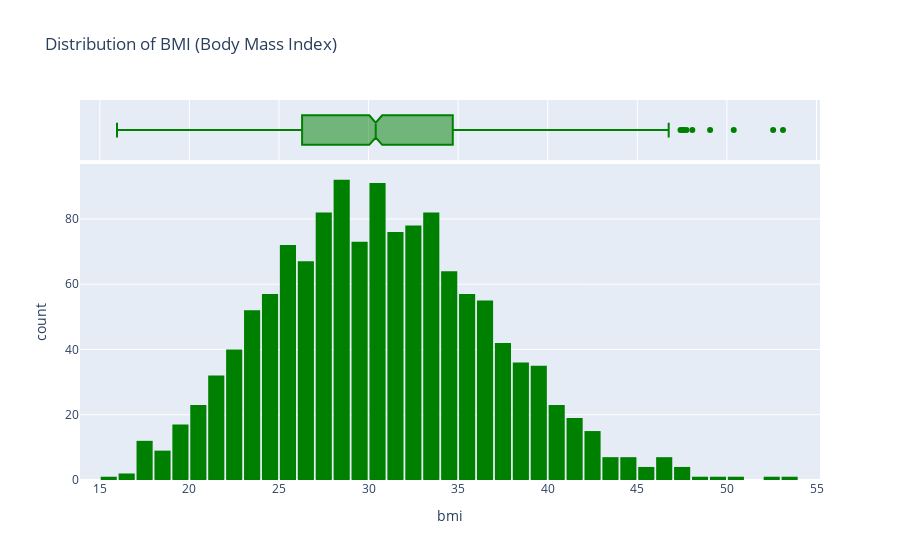

The notebook cell this image was saved under:
### Markdown cell above
### Body Mass Index

### Code cell
fig = px.histogram(df, 
                   x='bmi', 
                   marginal='box', 
                   color_discrete_sequence=['green'], 
                   title='Distribution of BMI (Body Mass Index)')
fig.update_layout(bargap=0.1)
fig.show()

### Figure 1 — Plotly figure (JSON) as saved in the notebook; plotly's stock layout.template omitted (floating-point values rounded to 4 significant figures; data arrays with more than 128 entries replaced by an {"elided": "..."} marker saying what was removed)
{"data": [{"alignmentgroup": "True", "bingroup": "x", "hovertemplate": "bmi=%{x}<br>count=%{y}<extra></extra>", "legendgroup": "", "marker": {"color": "green", "pattern": {"shape": ""}}, "name": "", "offsetgroup": "", "orientation": "v", "showlegend": false, "type": "histogram", "x": {"elided": "1338 float values"}, "xaxis": "x", "yaxis": "y"}, {"alignmentgroup": "True", "hovertemplate": "bmi=%{x}<extra></extra>", "legendgroup": "", "marker": {"color": "green"}, "name": "", "notched": true, "offsetgroup": "", "showlegend": false, "type": "box", "x": {"elided": "1338 float values"}, "xaxis": "x2", "yaxis": "y2"}], "layout": {"bargap": 0.1, "barmode": "relative", "legend": {"tracegroupgap": 0}, "title": {"text": "Distribution of BMI (Body Mass Index)"}, "xaxis": {"anchor": "y", "domain": [0, 1], "title": {"text": "bmi"}}, "xaxis2": {"anchor": "y2", "domain": [0, 1], "matches": "x", "showgrid": true, "showticklabels": false}, "yaxis": {"anchor": "x", "domain": [0, 0.8316], "title": {"text": "count"}}, "yaxis2": {"anchor": "x2", "domain": [0.8416, 1], "matches": "y2", "showgrid": false, "showline": false, "showticklabels": false, "ticks": ""}}}
